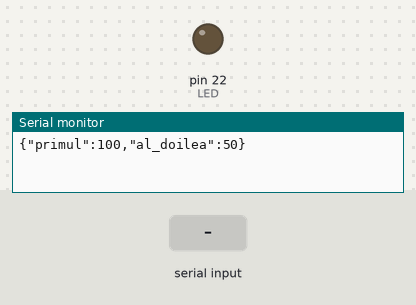
Bench run of a sketch on a simulated Arduino Mega 2560, built with avr-gcc and run on an emulated ATmega2560. Shown: output pins drawn as LEDs (lit = HIGH), the last lines printed to the serial monitor. Inputs (shaded band) come from the test bench.

Above: at 1.2 s.
1.3 s: "0" received over Serial
At 5.4 s:
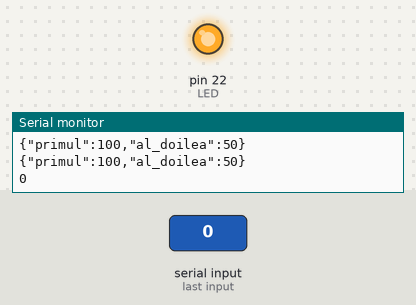
Timing chart, 0 to 6.9 s (numbered marks = the images above; inputs shaded):
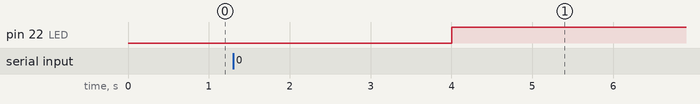

Measured:
- after the input at 1.3 s, pin 22 (LED): LOW → HIGH after 2.7 s

The sketch:

Send_2nd_Value.ino
```cpp
//#include <esp_now.h>
//#include <WiFi.h>
#include <ArduinoJson.h>
//#include <Wire.h>
#define LED 22
//
//uint8_t broadcastAddress[] = {0x58, 0xBF, 0x25, 0x9D, 0x84, 0xE8};
//
//esp_now_peer_info_t peerInfo;
//
//// callback when data is sent
//void OnDataSent(const uint8_t *mac_addr, esp_now_send_status_t status) {
//  Serial.print("\r\nLast Packet Send Status:\t");
//  Serial.println(status == ESP_NOW_SEND_SUCCESS ? "Delivery Success" : "Delivery Fail");
//}

//#define SLAVE_ADDR 9
//#define ANSWERSIZE 5

void setup() {
  // Init Serial Monitor
  Serial.begin(115200);
//  Wire.begin(23, 19);
  pinMode(LED, OUTPUT);

  // Set device as a Wi-Fi Station
//  WiFi.mode(WIFI_STA);
//
//  // Init ESP-NOW
//  if (esp_now_init() != ESP_OK) {
//    Serial.println("Error initializing ESP-NOW");
//    return;
//  }
//
//  esp_now_register_send_cb(OnDataSent);
//
//  // Register peer
//  memcpy(peerInfo.peer_addr, broadcastAddress, 6);
//  peerInfo.channel = 0;
//  peerInfo.encrypt = false;
//
//  // Add peer
//  if (esp_now_add_peer(&peerInfo) != ESP_OK){
//    Serial.println("Failed to add peer");
//    return;
//  }
//   esp_now_register_recv_cb(OnDataRecv);
}

void loop() {
  // Set values to send
    DynamicJsonDocument jBuffer(1024);
    String jsondata1 = "";
    float Temperature = 100;
    float Humidity = 50;
    jBuffer["primul"] = Temperature;
    jBuffer["al_doilea"] = Humidity;
    serializeJson(jBuffer, jsondata1);
//    jsondata1 = "1@" + jsondata1;
//    Wire.beginTransmission(SLAVE_ADDR);
//    Wire.write(0);
//    Wire.endTransmission();

//    Wire.requestFrom(SLAVE_ADDR, ANSWERSIZE);
//    String responseString = "";
//    while(Wire.available()) {
//      char b = Wire.read();
//      responseString += b;
//    }
  // Send message via ESP-NOW
//  esp_err_t result = esp_now_send(broadcastAddress, (uint8_t *) jsondata1.c_str(), jsondata1.length());
    Serial.println(jsondata1);

    if(Serial.available())
    {
      String inByte = Serial.readString();
      Serial.println(inByte);
      if(inByte == "1")
        digitalWrite(LED, LOW);
      else if(inByte == "0")
        digitalWrite(LED, HIGH);
    }

//  if (result == ESP_OK) {
//    Serial.println("Sent with success");
//  }
//  else {
//    Serial.println("Error sending the data");
//  }
  delay(3000);
}
```
